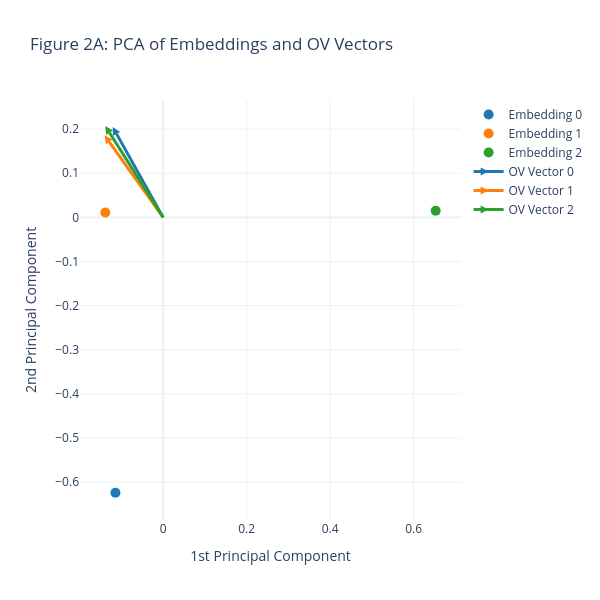

The cell this chart's notebook holds for it:
### Code cell
W_E, OV_vectors = extract_vectors(model,layer_idx=0, head_idx=1)
plot_pca_vectors(W_E, OV_vectors)

### Figure 1 — Plotly figure (JSON) as saved in the notebook; plotly's stock layout.template omitted (floating-point values rounded to 4 significant figures)
{"data": [{"marker": {"color": "#1f77b4", "size": 10, "symbol": "circle"}, "mode": "markers", "name": "Embedding 0", "type": "scatter", "x": [-0.1143], "y": [-0.6241]}, {"marker": {"color": "#ff7f0e", "size": 10, "symbol": "circle"}, "mode": "markers", "name": "Embedding 1", "type": "scatter", "x": [-0.1386], "y": [0.01102]}, {"marker": {"color": "#2ca02c", "size": 10, "symbol": "circle"}, "mode": "markers", "name": "Embedding 2", "type": "scatter", "x": [0.653], "y": [0.01504]}, {"line": {"color": "#1f77b4", "width": 3}, "marker": {"angleref": "previous", "color": "#1f77b4", "size": 8, "symbol": "arrow-bar-up"}, "mode": "lines+markers", "name": "OV Vector 0", "type": "scatter", "x": [0, -0.1209], "y": [0, 0.205]}, {"line": {"color": "#ff7f0e", "width": 3}, "marker": {"angleref": "previous", "color": "#ff7f0e", "size": 8, "symbol": "arrow-bar-up"}, "mode": "lines+markers", "name": "OV Vector 1", "type": "scatter", "x": [0, -0.1404], "y": [0, 0.1859]}, {"line": {"color": "#2ca02c", "width": 3}, "marker": {"angleref": "previous", "color": "#2ca02c", "size": 8, "symbol": "arrow-bar-up"}, "mode": "lines+markers", "name": "OV Vector 2", "type": "scatter", "x": [0, -0.1387], "y": [0, 0.2071]}], "layout": {"height": 600, "showlegend": true, "title": {"text": "Figure 2A: PCA of Embeddings and OV Vectors"}, "width": 600, "xaxis": {"title": {"text": "1st Principal Component"}}, "yaxis": {"title": {"text": "2nd Principal Component"}}}}
